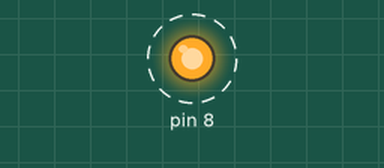
Bench run of a sketch on a simulated Arduino Uno, built with avr-gcc and run on an emulated ATmega328P. Shown: output pins drawn as LEDs (lit = HIGH). Dashed ring = blinking.

Above: at 0.2 s.
Timing chart, 0 to 3.0 s (numbered marks = the images above):
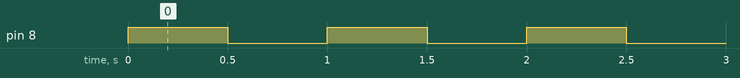

Measured:
- by itself, pin 8: alternates HIGH for 0.50 s and LOW for 0.50 s

The sketch:

week1_zad1_3.ino
```cpp
void setup() {
  pinMode(8, OUTPUT);
}

void loop() {
  while(1){
  digitalWrite(8, HIGH);
  delay(500);
  digitalWrite(8, LOW);
  delay(500);
  }
}
```
